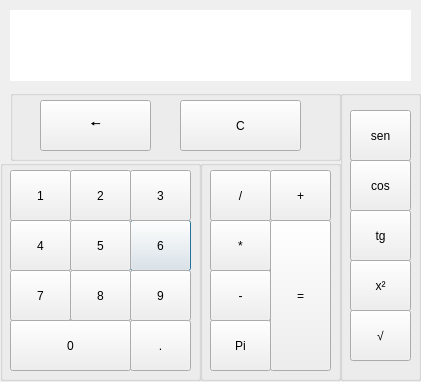
<?xml version="1.0" encoding="UTF-8"?>
<ui version="4.0">
 <class>Dialog</class>
 <widget class="QDialog" name="Dialog">
  <property name="geometry">
   <rect>
    <x>0</x>
    <y>0</y>
    <width>421</width>
    <height>382</height>
   </rect>
  </property>
  <property name="windowTitle">
   <string>Dialog</string>
  </property>
  <property name="layoutDirection">
   <enum>Qt::RightToLeft</enum>
  </property>
  <widget class="QGroupBox" name="groupBox">
   <property name="geometry">
    <rect>
     <x>0</x>
     <y>160</y>
     <width>201</width>
     <height>221</height>
    </rect>
   </property>
   <property name="title">
    <string/>
   </property>
   <widget class="QPushButton" name="b6">
    <property name="geometry">
     <rect>
      <x>130</x>
      <y>60</y>
      <width>61</width>
      <height>51</height>
     </rect>
    </property>
    <property name="styleSheet">
     <string notr="true">font: 12pt &quot;MS Shell Dlg 2&quot;;</string>
    </property>
    <property name="text">
     <string>6</string>
    </property>
   </widget>
   <widget class="QPushButton" name="b0">
    <property name="geometry">
     <rect>
      <x>10</x>
      <y>160</y>
      <width>121</width>
      <height>51</height>
     </rect>
    </property>
    <property name="styleSheet">
     <string notr="true">font: 12pt &quot;MS Shell Dlg 2&quot;;</string>
    </property>
    <property name="text">
     <string>0</string>
    </property>
   </widget>
   <widget class="QPushButton" name="b9">
    <property name="geometry">
     <rect>
      <x>130</x>
      <y>110</y>
      <width>61</width>
      <height>51</height>
     </rect>
    </property>
    <property name="styleSheet">
     <string notr="true">font: 12pt &quot;MS Shell Dlg 2&quot;;</string>
    </property>
    <property name="text">
     <string>9</string>
    </property>
   </widget>
   <widget class="QPushButton" name="b1">
    <property name="geometry">
     <rect>
      <x>10</x>
      <y>10</y>
      <width>61</width>
      <height>51</height>
     </rect>
    </property>
    <property name="styleSheet">
     <string notr="true">font: 12pt &quot;MS Shell Dlg 2&quot;;</string>
    </property>
    <property name="text">
     <string>1</string>
    </property>
   </widget>
   <widget class="QPushButton" name="b3">
    <property name="geometry">
     <rect>
      <x>130</x>
      <y>10</y>
      <width>61</width>
      <height>51</height>
     </rect>
    </property>
    <property name="styleSheet">
     <string notr="true">font: 12pt &quot;MS Shell Dlg 2&quot;;</string>
    </property>
    <property name="text">
     <string>3</string>
    </property>
   </widget>
   <widget class="QPushButton" name="b5">
    <property name="geometry">
     <rect>
      <x>70</x>
      <y>60</y>
      <width>61</width>
      <height>51</height>
     </rect>
    </property>
    <property name="styleSheet">
     <string notr="true">font: 12pt &quot;MS Shell Dlg 2&quot;;
</string>
    </property>
    <property name="text">
     <string>5</string>
    </property>
   </widget>
   <widget class="QPushButton" name="b4">
    <property name="geometry">
     <rect>
      <x>10</x>
      <y>60</y>
      <width>61</width>
      <height>51</height>
     </rect>
    </property>
    <property name="styleSheet">
     <string notr="true">font: 12pt &quot;MS Shell Dlg 2&quot;;</string>
    </property>
    <property name="text">
     <string>4</string>
    </property>
   </widget>
   <widget class="QPushButton" name="b2">
    <property name="geometry">
     <rect>
      <x>70</x>
      <y>10</y>
      <width>61</width>
      <height>51</height>
     </rect>
    </property>
    <property name="styleSheet">
     <string notr="true">font: 12pt &quot;MS Shell Dlg 2&quot;;</string>
    </property>
    <property name="text">
     <string>2</string>
    </property>
   </widget>
   <widget class="QPushButton" name="b8">
    <property name="geometry">
     <rect>
      <x>70</x>
      <y>110</y>
      <width>61</width>
      <height>51</height>
     </rect>
    </property>
    <property name="styleSheet">
     <string notr="true">font: 12pt &quot;MS Shell Dlg 2&quot;;</string>
    </property>
    <property name="text">
     <string>8</string>
    </property>
   </widget>
   <widget class="QPushButton" name="b7">
    <property name="geometry">
     <rect>
      <x>10</x>
      <y>110</y>
      <width>61</width>
      <height>51</height>
     </rect>
    </property>
    <property name="styleSheet">
     <string notr="true">font: 12pt &quot;MS Shell Dlg 2&quot;;</string>
    </property>
    <property name="text">
     <string>7</string>
    </property>
   </widget>
   <widget class="QPushButton" name="bp">
    <property name="geometry">
     <rect>
      <x>130</x>
      <y>160</y>
      <width>61</width>
      <height>51</height>
     </rect>
    </property>
    <property name="styleSheet">
     <string notr="true">font: 12pt &quot;MS Shell Dlg 2&quot;;</string>
    </property>
    <property name="text">
     <string>.</string>
    </property>
   </widget>
  </widget>
  <widget class="QGroupBox" name="groupBox_2">
   <property name="geometry">
    <rect>
     <x>10</x>
     <y>90</y>
     <width>331</width>
     <height>71</height>
    </rect>
   </property>
   <property name="title">
    <string/>
   </property>
   <widget class="QPushButton" name="back">
    <property name="geometry">
     <rect>
      <x>30</x>
      <y>10</y>
      <width>111</width>
      <height>51</height>
     </rect>
    </property>
    <property name="styleSheet">
     <string notr="true">font: 75 34pt &quot;MS Shell Dlg 2&quot;;</string>
    </property>
    <property name="text">
     <string>🠔</string>
    </property>
   </widget>
   <widget class="QPushButton" name="clear">
    <property name="geometry">
     <rect>
      <x>170</x>
      <y>10</y>
      <width>121</width>
      <height>51</height>
     </rect>
    </property>
    <property name="styleSheet">
     <string notr="true">font: 12pt &quot;MS Shell Dlg 2&quot;;</string>
    </property>
    <property name="text">
     <string>C</string>
    </property>
   </widget>
  </widget>
  <widget class="QLabel" name="telc">
   <property name="geometry">
    <rect>
     <x>10</x>
     <y>10</y>
     <width>401</width>
     <height>71</height>
    </rect>
   </property>
   <property name="layoutDirection">
    <enum>Qt::RightToLeft</enum>
   </property>
   <property name="autoFillBackground">
    <bool>false</bool>
   </property>
   <property name="styleSheet">
    <string notr="true">background-color: rgb(255, 255, 255);
font: 18pt &quot;MS Shell Dlg 2&quot;;
</string>
   </property>
   <property name="text">
    <string/>
   </property>
  </widget>
  <widget class="QGroupBox" name="groupBox_3">
   <property name="geometry">
    <rect>
     <x>340</x>
     <y>90</y>
     <width>81</width>
     <height>291</height>
    </rect>
   </property>
   <property name="title">
    <string/>
   </property>
   <widget class="QPushButton" name="quad">
    <property name="geometry">
     <rect>
      <x>10</x>
      <y>170</y>
      <width>61</width>
      <height>51</height>
     </rect>
    </property>
    <property name="cursor">
     <cursorShape>ArrowCursor</cursorShape>
    </property>
    <property name="styleSheet">
     <string notr="true">font: 12pt &quot;MS Shell Dlg 2&quot;;</string>
    </property>
    <property name="text">
     <string>x²</string>
    </property>
   </widget>
   <widget class="QPushButton" name="cos">
    <property name="geometry">
     <rect>
      <x>10</x>
      <y>70</y>
      <width>61</width>
      <height>51</height>
     </rect>
    </property>
    <property name="styleSheet">
     <string notr="true">font: 12pt &quot;MS Shell Dlg 2&quot;;</string>
    </property>
    <property name="text">
     <string>cos</string>
    </property>
   </widget>
   <widget class="QPushButton" name="sin">
    <property name="geometry">
     <rect>
      <x>10</x>
      <y>20</y>
      <width>61</width>
      <height>51</height>
     </rect>
    </property>
    <property name="styleSheet">
     <string notr="true">font: 12pt &quot;MS Shell Dlg 2&quot;;</string>
    </property>
    <property name="text">
     <string>sen</string>
    </property>
   </widget>
   <widget class="QPushButton" name="tg">
    <property name="geometry">
     <rect>
      <x>10</x>
      <y>120</y>
      <width>61</width>
      <height>51</height>
     </rect>
    </property>
    <property name="styleSheet">
     <string notr="true">font: 12pt &quot;MS Shell Dlg 2&quot;;</string>
    </property>
    <property name="text">
     <string>tg</string>
    </property>
   </widget>
   <widget class="QPushButton" name="raiz">
    <property name="geometry">
     <rect>
      <x>10</x>
      <y>220</y>
      <width>61</width>
      <height>51</height>
     </rect>
    </property>
    <property name="styleSheet">
     <string notr="true">font: 12pt &quot;MS Shell Dlg 2&quot;;</string>
    </property>
    <property name="text">
     <string>√</string>
    </property>
   </widget>
  </widget>
  <widget class="QGroupBox" name="groupBox_4">
   <property name="geometry">
    <rect>
     <x>200</x>
     <y>160</y>
     <width>141</width>
     <height>221</height>
    </rect>
   </property>
   <property name="title">
    <string/>
   </property>
   <widget class="QPushButton" name="sum">
    <property name="geometry">
     <rect>
      <x>70</x>
      <y>10</y>
      <width>61</width>
      <height>51</height>
     </rect>
    </property>
    <property name="styleSheet">
     <string notr="true">font: 12pt &quot;MS Shell Dlg 2&quot;;</string>
    </property>
    <property name="text">
     <string>+</string>
    </property>
   </widget>
   <widget class="QPushButton" name="sub">
    <property name="geometry">
     <rect>
      <x>10</x>
      <y>110</y>
      <width>61</width>
      <height>51</height>
     </rect>
    </property>
    <property name="styleSheet">
     <string notr="true">font: 20pt &quot;MS Shell Dlg 2&quot;;</string>
    </property>
    <property name="text">
     <string>-</string>
    </property>
   </widget>
   <widget class="QPushButton" name="mult">
    <property name="geometry">
     <rect>
      <x>10</x>
      <y>60</y>
      <width>61</width>
      <height>51</height>
     </rect>
    </property>
    <property name="styleSheet">
     <string notr="true">font: 12pt &quot;MS Shell Dlg 2&quot;;</string>
    </property>
    <property name="text">
     <string>*</string>
    </property>
   </widget>
   <widget class="QPushButton" name="div">
    <property name="geometry">
     <rect>
      <x>10</x>
      <y>10</y>
      <width>61</width>
      <height>51</height>
     </rect>
    </property>
    <property name="styleSheet">
     <string notr="true">font: 12pt &quot;MS Shell Dlg 2&quot;;</string>
    </property>
    <property name="text">
     <string>/</string>
    </property>
   </widget>
   <widget class="QPushButton" name="eq">
    <property name="geometry">
     <rect>
      <x>70</x>
      <y>60</y>
      <width>61</width>
      <height>151</height>
     </rect>
    </property>
    <property name="styleSheet">
     <string notr="true">font: 12pt &quot;MS Shell Dlg 2&quot;;</string>
    </property>
    <property name="text">
     <string>=</string>
    </property>
   </widget>
   <widget class="QPushButton" name="pi">
    <property name="geometry">
     <rect>
      <x>10</x>
      <y>160</y>
      <width>61</width>
      <height>51</height>
     </rect>
    </property>
    <property name="styleSheet">
     <string notr="true">font: 12pt &quot;MS Shell Dlg 2&quot;;</string>
    </property>
    <property name="text">
     <string>Pi</string>
    </property>
   </widget>
  </widget>
 </widget>
 <resources/>
 <connections/>
</ui>
